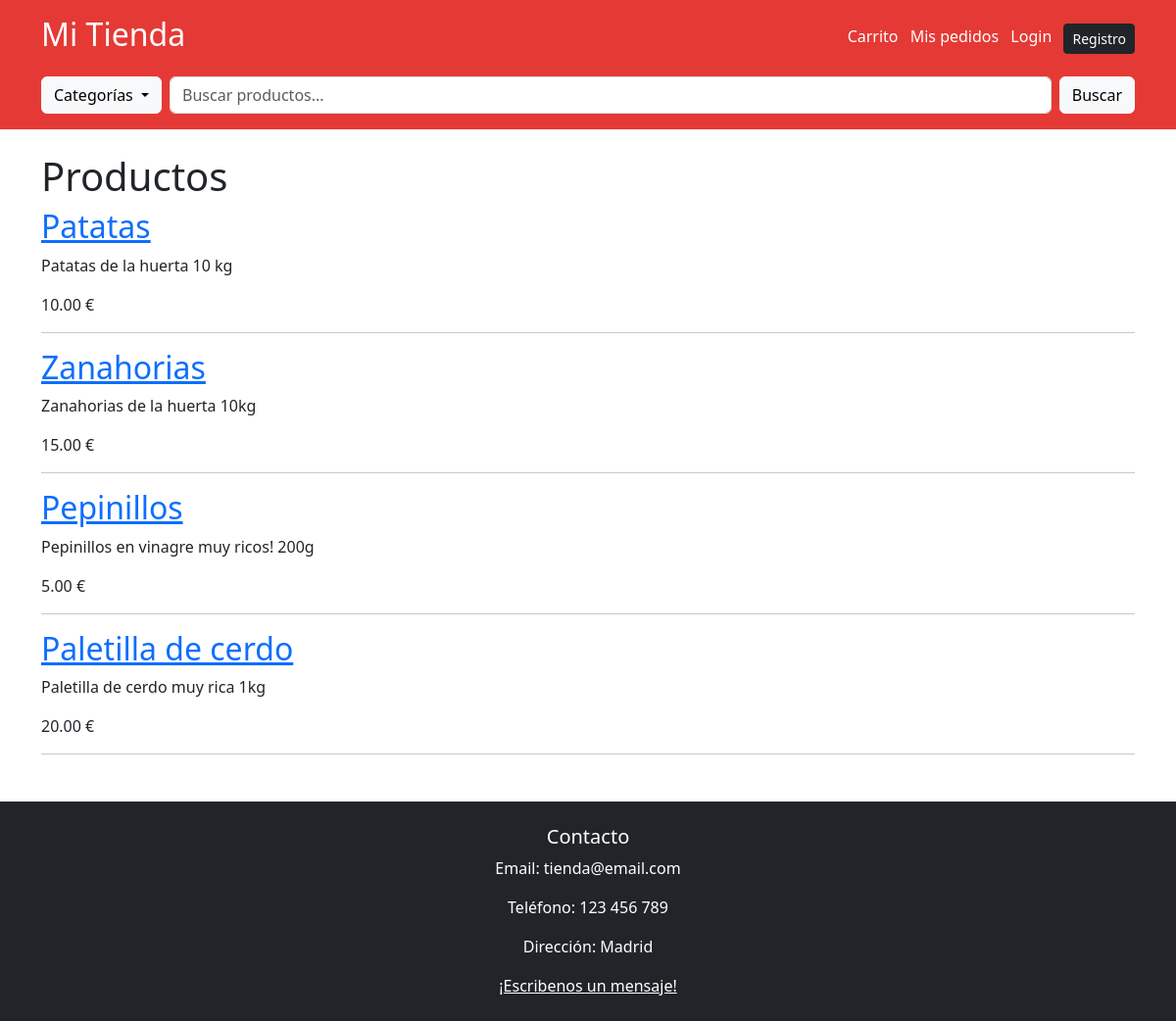
Before: / with the older database file.
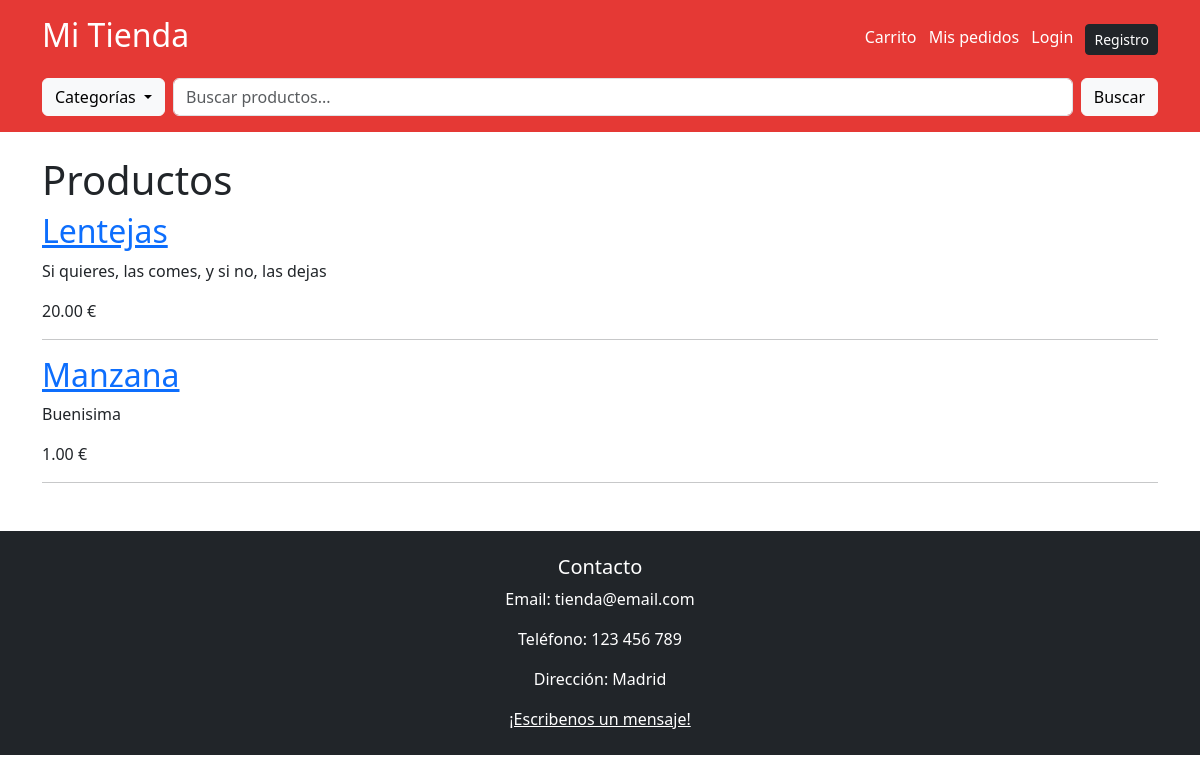
After: the same page with the newer database file.
### shop/models.py (models this page shows, shortened)
class Product(models.Model):
    name = models.CharField(max_length=200)
    description = models.TextField()
    price = models.DecimalField(max_digits=6, decimal_places=2)
    image = models.URLField(blank=True, null=True)
    stock = models.PositiveIntegerField(default=0)
    category = models.ForeignKey(Category, on_delete=models.CASCADE)

### shop/views.py (the view)
# urls.py: path('', views.product_list, name='product_list'),
def product_list(request):
    products = Product.objects.all()
    return render(request, 'shop/product_list.html', {'products': products})

### shop/context_processors.py (called while the page is built)
def categories_processor(request):
    return {
        'categories': Category.objects.all()
    }

### shop/templates/shop/product_list.html (shortened to what this page needs)
{% extends 'base.html' %}
{% block content %}
    <h1>Productos</h1>
    {% for product in products %}
        <div>
            <h2><a href="{% url 'product_detail' product.id %}">{{ product.name }}</a></h2>
            <p>{{ product.description }}</p>
            <p>{{ product.price }} €</p>
        </div>
        <hr>
    {% endfor %}
{% endblock %}

### templates/base.html (shortened to what this page needs)
<!DOCTYPE html>
<html lang="es">
<head>
    <link href="https://cdn.jsdelivr.net/npm/bootstrap@5.3.0/dist/css/bootstrap.min.css" rel="stylesheet">
</head>
<body>
    <header class="p-3">
        <div class="container">
            <div class="d-flex justify-content-between align-items-center flex-wrap">
                <h2>
                    <a href="{% url 'product_list' %}">Mi Tienda</a>
                </h2>
                 <div>
                    <a class="me-2" href="{% url 'view_cart' %}">Carrito</a>
                    <a class="me-2" href="{% url 'order_history' %}">Mis pedidos</a>
                    {% if user.is_authenticated %}
                        <a class="me-2" href="{% url 'profile' %}"> {{ user.username }}</a>
                        <form method="post" action="{% url 'logout' %}" class="d-inline">
                            {% csrf_token %}
                            <button class="btn btn-dark btn-sm" type="submit">Cerrar sesión</button>
                        </form>
                    {% else %}
                        <a class="me-2" href="{% url 'login' %}">Login</a>
                        <a class="btn btn-dark btn-sm" href="{% url 'register' %}">Registro</a>
                    {% endif %}
                 </div>
            </div>
            <div class="d-flex align-items-center mt-3">
                <div class="dropdown me-2">
                    <button class="btn btn-light dropdown-toggle" type="button" data-bs-toggle="dropdown">
                        Categorías
                    </button>
                </div>
                <form method="GET" action="{% url 'search_products' %}" class="d-flex flex-grow-1">
                    <input class="form-control me-2" type="text" name="q" placeholder="Buscar productos...">
                    <button class="btn btn-light" type="submit">Buscar</button>
                </form>
            </div>
        </div>
    </header>
     <div class="container mt-4">
        {% block content %}
        {% endblock %}
     </div>
    <footer class="bg-dark text-white text-center p-4 mt-5">
        <h5>Contacto</h5>
        <p>Email: tienda@email.com</p>
        <p>Teléfono: 123 456 789</p>
        <p>Dirección: Madrid</p>
        <a href="{% url 'contact' %}" class="text-white">¡Escribenos un mensaje!</a>
    </footer>
</body>
</html>

### templates/base.html (style rules this page uses)
header { background-color: #e53935; }
header a { color: white; text-decoration: none; }

Changed rows visible on the page:
removed Product: name "Patatas", description "Patatas de la huerta 10 kg", price "10.00"
removed Product: name "Pepinillos", description "Pepinillos en vinagre muy ricos! 200g", price "5.00"
removed Product: name "Paletilla de cerdo", description "Paletilla de cerdo muy rica 1kg", price "20.00"
added Product: name "Lentejas", description "Si quieres, las comes, y si no, las dejas", price "20.00"
changed Product: name "Zanahorias" → "Manzana"; description "Zanahorias de la huerta 10kg" → "Buenisima"; price "15.00" → "1.00"
